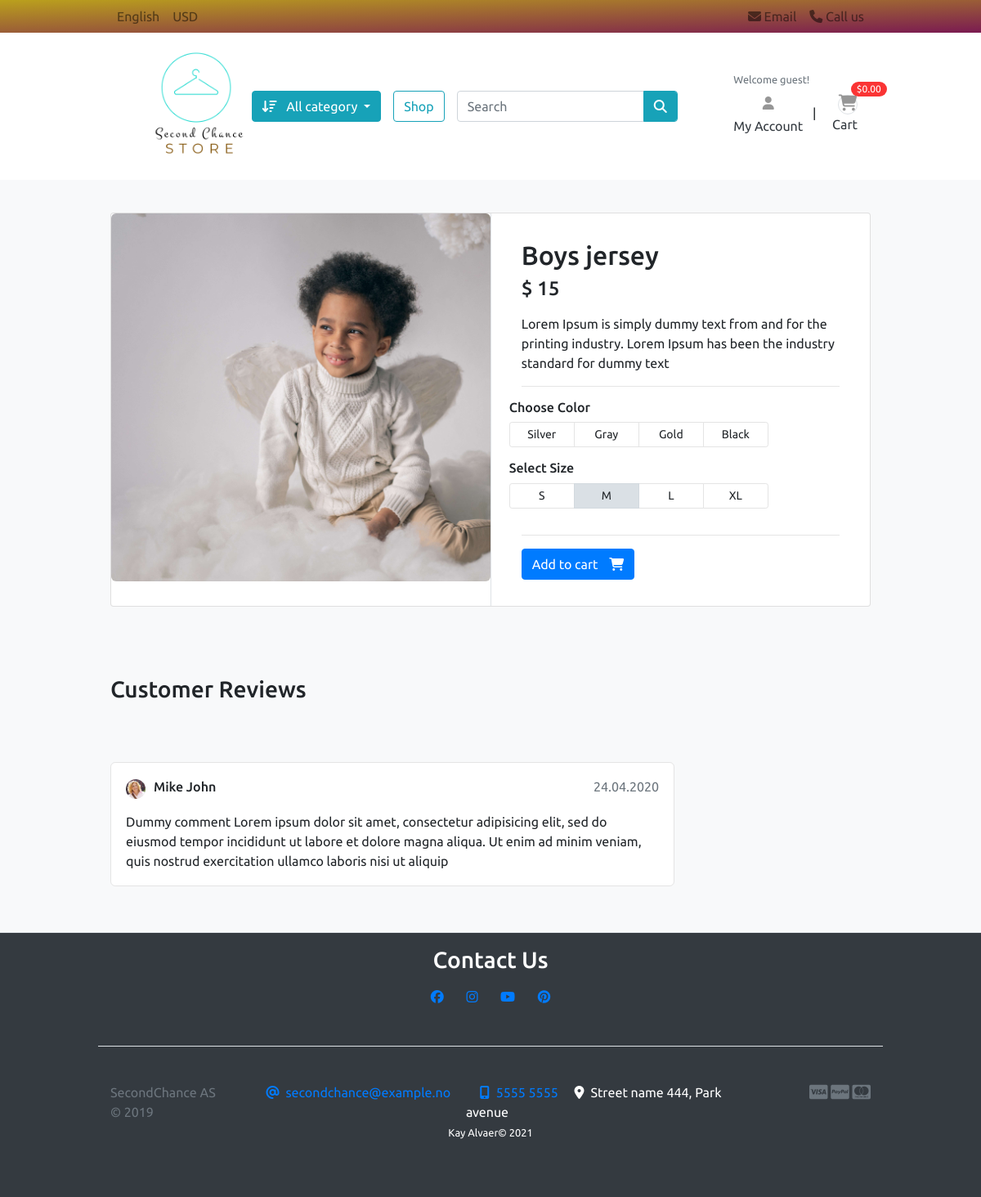
The page /stock/kids/boys-jersey/ on the database its author committed.
### stock/models.py (models this page shows, shortened)
class Product(models.Model):
    product_name    = models.CharField(max_length=200, unique=True)
    slug            = models.SlugField(max_length=200, unique=True)
    description     = models.TextField(max_length=500, blank=True)
    price           = models.IntegerField()
    images          = models.ImageField(upload_to='photos/products')
    stock           = models.IntegerField()
    is_available    = models.BooleanField(default=True)
    category        = models.ForeignKey(Category, on_delete=models.CASCADE)
    created_date    = models.DateTimeField(auto_now_add=True)
    modified_date   = models.DateTimeField(auto_now=True)

### stock/views.py (the view)
# urls.py: path('<slug:category_slug>/<slug:product_slug>/', views.product_info, name='product_info'),
def product_info(request, category_slug, product_slug):
    try:
        single_product = Product.objects.get(category__slug=category_slug, slug=product_slug)
    except Exception as e:
        raise e
    context = {
        'single_product': single_product,
    }
    return render(request, 'stock/product_info.html', context)

### category/context_processors.py (called while the page is built)
def category_links(request):
    links = Category.objects.all()
    return dict(links=links)

### category/models.py (called while the page is built)
    def get_urlcategory(self):
        return reverse('products_in_category', args=[self.slug])

### templates/stock/product_info.html
{% extends 'base.html' %} {% load static %} {% block content %}
<section class="section-content padding-y bg">
    <div class="container">
        <div class="card">
            <div class="row no-gutters">
                <aside class="col-md-6">
                    <article class="gallery-wrap">
                        <div class="img-big-wrap">
                            <a href="#" target="mainImage"><img src="{{single_product.images.url}}" alt="Product Image" /></a>
                        </div>
                    </article>
                </aside>
                <main class="col-md-6 border-left">
                    <article class="content-body">
                        <h2 class="title">{{ single_product.product_name }}</h2>
                        <div class="mb-3">
                            <var class="price h4">$ {{single_product.price}}</var>
                        </div>
                        <p>{{ single_product.description }}</p>
                        <hr />
                        <div class="row">
                            <div class="item-option-select">
                                <h6>Choose Color</h6>
                                <div class="btn-group btn-group-sm btn-group-toggle" data-toggle="buttons">
                                    <label class="btn btn-light">
                    <input type="radio" name="radio_color" /> Silver
                  </label>
                                    <label class="btn btn-light">
                    <input type="radio" name="radio_color" /> Gray
                  </label>
                                    <label class="btn btn-light active">
                    <input type="radio" name="radio_color checked" /> Gold
                  </label>
                                    <label class="btn btn-light">
                    <input type="radio" name="radio_color" /> Black
                  </label>
                                </div>
                            </div>
                        </div>
                        <div class="row">
                            <div class="item-option-select">
                                <h6>Select Size</h6>
                                <div class="btn-group btn-group-sm btn-group-toggle" data-toggle="buttons">
                                    <label class="btn btn-light">
                    <input type="radio" name="radio_color" /> S
                  </label>
                                    <label class="btn btn-light active">
                    <input type="radio" name="radio_color" checked /> M
                  </label>
                                    <label class="btn btn-light">
                    <input type="radio" name="radio_color" /> L
                  </label>
                                    <label class="btn btn-light">
                    <input type="radio" name="radio_color" /> XL
                  </label>
                                </div>
                            </div>
                        </div>
                        <hr />
                        <a href="./product_info.html" class="btn btn-primary">
                            <span class="text">Add to cart</span>
                            <i class="fas fa-shopping-cart"></i>
                        </a>
                    </article>
                </main>
            </div>
        </div>
        <br />
        <div class="row">
            <div class="col-md-9">
                <header class="section-heading">
                    <h3>Customer Reviews</h3>
                </header>
                <article class="box mb-3">
                    <div class="icontext w-100">
                        <img src="{% static './images/avatars/avatar1.jpg' %}" class="img-xs icon rounded-circle" />
                        <div class="text">
                            <span class="date text-muted float-md-right">24.04.2020 </span>
                            <h6 class="mb-1">Mike John</h6>
                        </div>
                    </div>
                    <div class="mt-3">
                        <p>
                            Dummy comment Lorem ipsum dolor sit amet, consectetur adipisicing elit, sed do eiusmod tempor incididunt ut labore et dolore magna aliqua. Ut enim ad minim veniam, quis nostrud exercitation ullamco laboris nisi ut aliquip
                        </p>
                    </div>
                </article>
            </div>
        </div>
    </div>
</section>
{% endblock %}

### shopcore/static/css/ui.css (style rules this page uses)
body { font-family: 'Ubuntu', sans-serif; }
.content-body { flex: 1 1 auto; padding: 2rem 2.3rem; }
.img-xs, .img-sm, .img-md, .img-lg { -o-object-fit: cover; object-fit: cover; flex-shrink: 0; flex-grow: 0; }
.img-xs { width: 40px; height: 40px; }
.padding-y { padding-top: 40px; padding-bottom: 40px; }
var { font-style: normal; }
article:after, .form-group:after { display: block; clear: both; content: ""; }
.bg { background-color: #f8f9fa; }
.section-heading { margin-bottom: 20px; margin-top: 15px; }
p:last-child { margin-bottom: 0; }
.btn-light { background-color: #fff; border-color: #e4e4e4; }
.btn .text + i { margin-left: 10px; }
.icontext { display: inline-flex; align-items: center; vertical-align: middle; }
.icontext .text { width: 100%; line-height: 1.2; }
.icontext .icon { position: relative; margin-right: 10px; flex-shrink: 0; flex-grow: 0; }
.box { padding: 18px; background: #fff; border-radius: 0.37rem; border: 1px solid #e4e4e4; }
.box img { max-width: 100%; }
.section-heading { padding: 45px 0; }
.gallery-wrap .img-big-wrap { margin-bottom: 10px; border-radius: 0.37rem; overflow: hidden; background-color: #fff; }
.gallery-wrap .img-big-wrap a { text-align: center; display: block; }
.gallery-wrap .img-big-wrap img { height: 450px; width: auto; display: inline-block; }
.item-option-select { margin-bottom: 1rem; display: inline-block; margin-right: 15px; }
.item-option-select .btn { min-width: 80px; }
.icon { align-items: center; display: inline-flex; justify-content: center; height: 1.5rem; width: 1.5rem; }
@media (min-width: 1200px) { .container { max-width: 80%; } }

### rows shown on the page
Product: images (picture), product_name "Boys jersey", price "15", description "Lorem Ipsum is simply dummy text from and for the printing industry. Lorem Ipsum has been the industry standard for dummy text"
